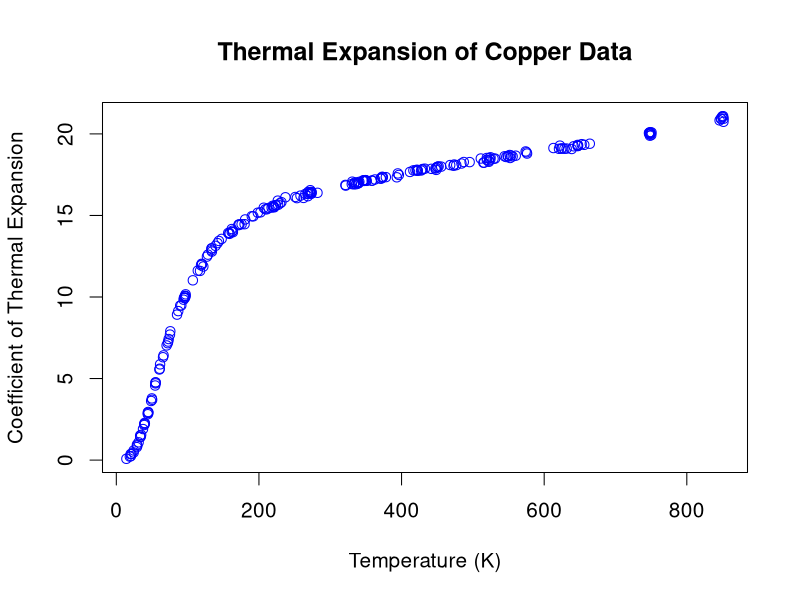

Recreate this plot in R.
######################################################################
##
## regression-4.6.4.3.R
##
## AUTHOR:       Jolene Splett
## MODIFICATION: 2007 Apr 19
## HANDBOOK:     4.6.4.3. Initial Plot of the Data 
## http://www.itl.nist.gov/div898/handbook/pmd/section6/pmd643.htm

######################################################################
##
## LEFT SIDE BAR:  Plot of the Data

## The first step in fitting a nonlinear function is to simply plot 
## the data.

## Create vector with dependent variable, coefficient of thermal expansion
tec = c(0.591,1.547,2.902,2.894,4.703,6.307,7.030,7.898,9.470,9.484,10.072,
      10.163,11.615,12.005,12.478,12.982,12.970,13.926,14.452,14.404,
      15.190,15.550,15.528,15.499,16.131,16.438,16.387,16.549,16.872,
      16.830,16.926,16.907,16.966,17.060,17.122,17.311,17.355,17.668,
      17.767,17.803,17.765,17.768,17.736,17.858,17.877,17.912,18.046,
      18.085,18.291,18.357,18.426,18.584,18.610,18.870,18.795,19.111,
      0.367,0.796,0.892,1.903,2.150,3.697,5.870,6.421,7.422,9.944,11.023,
      11.870,12.786,14.067,13.974,14.462,14.464,15.381,15.483,15.590,
      16.075,16.347,16.181,16.915,17.003,16.978,17.756,17.808,17.868,
      18.481,18.486,19.090,16.062,16.337,16.345,16.388,17.159,17.116,
      17.164,17.123,17.979,17.974,18.007,17.993,18.523,18.669,18.617,
      19.371,19.330,0.080,0.248,1.089,1.418,2.278,3.624,4.574,5.556,
      7.267,7.695,9.136,9.959,9.957,11.600,13.138,13.564,13.871,13.994,
      14.947,15.473,15.379,15.455,15.908,16.114,17.071,17.135,17.282,
      17.368,17.483,17.764,18.185,18.271,18.236,18.237,18.523,18.627,
      18.665,19.086,0.214,0.943,1.429,2.241,2.951,3.782,4.757,5.602,
      7.169,8.920,10.055,12.035,12.861,13.436,14.167,14.755,15.168,
      15.651,15.746,16.216,16.445,16.965,17.121,17.206,17.250,17.339,
      17.793,18.123,18.490,18.566,18.645,18.706,18.924,19.100,0.375,
      0.471,1.504,2.204,2.813,4.765,9.835,10.040,11.946,12.596,13.303,
      13.922,14.440,14.951,15.627,15.639,15.814,16.315,16.334,16.430,
      16.423,17.024,17.009,17.165,17.134,17.349,17.576,17.848,18.090,
      18.276,18.404,18.519,19.133,19.074,19.239,19.280,19.101,19.398,
      19.252,19.890,20.007,19.929,19.268,19.324,20.049,20.107,20.062,
      20.065,19.286,19.972,20.088,20.743,20.830,20.935,21.035,20.930,
      21.074,21.085,20.935)

## Create vector with independent variable, temperature (K)
temp = c(24.41,34.82,44.09,45.07,54.98,65.51,70.53,75.70,89.57,91.14,96.40,
      97.19,114.26,120.25,127.08,133.55,133.61,158.67,172.74,171.31,
      202.14,220.55,221.05,221.39,250.99,268.99,271.80,271.97,321.31,
      321.69,330.14,333.03,333.47,340.77,345.65,373.11,373.79,411.82,
      419.51,421.59,422.02,422.47,422.61,441.75,447.41,448.70,472.89,
      476.69,522.47,522.62,524.43,546.75,549.53,575.29,576.00,625.55,
      20.15,28.78,29.57,37.41,39.12,50.24,61.38,66.25,73.42,95.52,
      107.32,122.04,134.03,163.19,163.48,175.70,179.86,211.27,217.78,
      219.14,262.52,268.01,268.62,336.25,337.23,339.33,427.38,428.58,
      432.68,528.99,531.08,628.34,253.24,273.13,273.66,282.10,346.62,
      347.19,348.78,351.18,450.10,450.35,451.92,455.56,552.22,553.56,
      555.74,652.59,656.20,14.13,20.41,31.30,33.84,39.70,48.83,54.50,
      60.41,72.77,75.25,86.84,94.88,96.40,117.37,139.08,147.73,158.63,
      161.84,192.11,206.76,209.07,213.32,226.44,237.12,330.90,358.72,
      370.77,372.72,396.24,416.59,484.02,495.47,514.78,515.65,519.47,
      544.47,560.11,620.77,18.97,28.93,33.91,40.03,44.66,49.87,55.16,
      60.90,72.08,85.15,97.06,119.63,133.27,143.84,161.91,180.67,
      198.44,226.86,229.65,258.27,273.77,339.15,350.13,362.75,371.03,
      393.32,448.53,473.78,511.12,524.70,548.75,551.64,574.02,623.86,
      21.46,24.33,33.43,39.22,44.18,55.02,94.33,96.44,118.82,128.48,
      141.94,156.92,171.65,190.00,223.26,223.88,231.50,265.05,269.44,
      271.78,273.46,334.61,339.79,349.52,358.18,377.98,394.77,429.66,
      468.22,487.27,519.54,523.03,612.99,638.59,641.36,622.05,631.50,
      663.97,646.90,748.29,749.21,750.14,647.04,646.89,746.90,748.43,
      747.35,749.27,647.61,747.78,750.51,851.37,845.97,847.54,849.93,
      851.61,849.75,850.98,848.23)

## Plot the data
par(mfrow=c(1,1),ask=T,cex=1.25)
xax = "Temperature (K)"
yax = "Coefficient of Thermal Expansion"
ttl = "Thermal Expansion of Copper Data"
plot(temp,tec,xlab=xax,ylab=yax,main=ttl,
     col="blue")

## This plot initially shows a fairly steep slope that levels off to 
## a more gradual slope. This type of curve can often be modeled with 
## a rational function model.

## The plot also indicates that there do not appear to be any 
## outliers in this data. 

######################################################################
## ================================================================ ##
######################################################################
